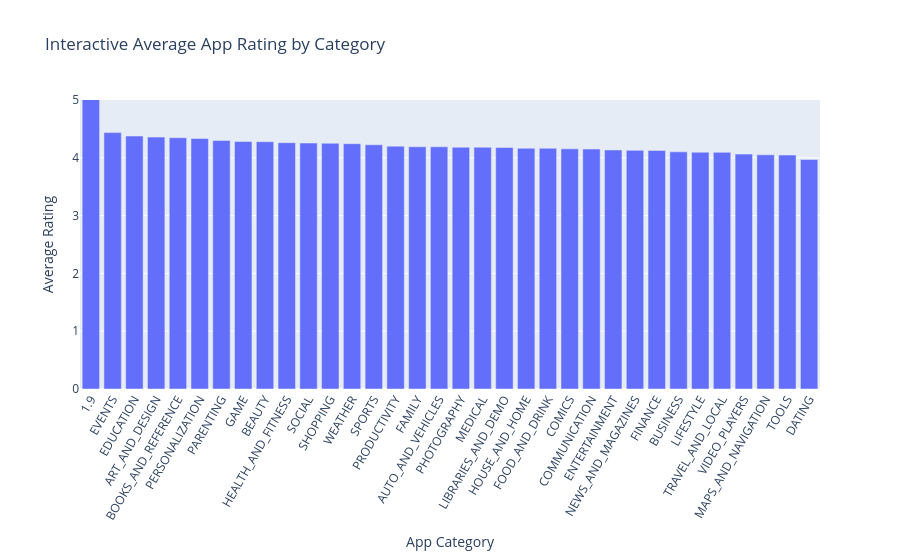

Notebook code cell kept with this figure:
### Code cell
import plotly.express as px

interactive_data = (
    apps.dropna(subset=["Category", "Rating"])
    .groupby("Category")
    .agg(
        Average_Rating=("Rating", "mean"),
        Number_of_Apps=("App", "count")
    )
    .reset_index()
    .sort_values("Average_Rating", ascending=False)
)

fig = px.bar(
    interactive_data,
    x="Category",
    y="Average_Rating",
    hover_data=["Number_of_Apps"],
    title="Interactive Average App Rating by Category",
    labels={
        "Category": "App Category",
        "Average_Rating": "Average Rating",
        "Number_of_Apps": "Number of Rated Apps"
    }
)

fig.update_layout(
    xaxis_tickangle=-60,
    yaxis_range=[0, 5]
)

fig.show()

### Figure 1 — Plotly figure (JSON) as saved in the notebook; plotly's stock layout.template omitted (floating-point values rounded to 4 significant figures)
{"data": [{"customdata": [[1], [45], [129], [62], [177], [310], [50], [1074], [42], [262], [244], [202], [75], [286], [334], [1718], [73], [304], [302], [65], [68], [106], [58], [307], [111], [214], [317], [270], [305], [205], [160], [124], [734], [159]], "hovertemplate": "App Category=%{x}<br>Average Rating=%{y}<br>Number of Rated Apps=%{customdata[0]}<extra></extra>", "legendgroup": "", "marker": {"color": "#636efa", "pattern": {"shape": ""}}, "name": "", "orientation": "v", "showlegend": false, "textposition": "auto", "type": "bar", "x": ["1.9", "EVENTS", "EDUCATION", "ART_AND_DESIGN", "BOOKS_AND_REFERENCE", "PERSONALIZATION", "PARENTING", "GAME", "BEAUTY", "HEALTH_AND_FITNESS", "SOCIAL", "SHOPPING", "WEATHER", "SPORTS", "PRODUCTIVITY", "FAMILY", "AUTO_AND_VEHICLES", "PHOTOGRAPHY", "MEDICAL", "LIBRARIES_AND_DEMO", "HOUSE_AND_HOME", "FOOD_AND_DRINK", "COMICS", "COMMUNICATION", "ENTERTAINMENT", "NEWS_AND_MAGAZINES", "FINANCE", "BUSINESS", "LIFESTYLE", "TRAVEL_AND_LOCAL", "VIDEO_PLAYERS", "MAPS_AND_NAVIGATION", "TOOLS", "DATING"], "xaxis": "x", "y": [19.0, 4.436, 4.376, 4.358, 4.347, 4.334, 4.3, 4.281, 4.279, 4.261, 4.255, 4.251, 4.244, 4.225, 4.202, 4.191, 4.19, 4.183, 4.182, 4.178, 4.165, 4.164, 4.155, 4.151, 4.136, 4.129, 4.127, 4.103, 4.096, 4.094, 4.064, 4.052, 4.047, 3.972], "yaxis": "y"}], "layout": {"barmode": "relative", "legend": {"tracegroupgap": 0}, "title": {"text": "Interactive Average App Rating by Category"}, "xaxis": {"anchor": "y", "domain": [0, 1], "tickangle": -60, "title": {"text": "App Category"}}, "yaxis": {"anchor": "x", "domain": [0, 1], "range": [0, 5], "title": {"text": "Average Rating"}}}}
